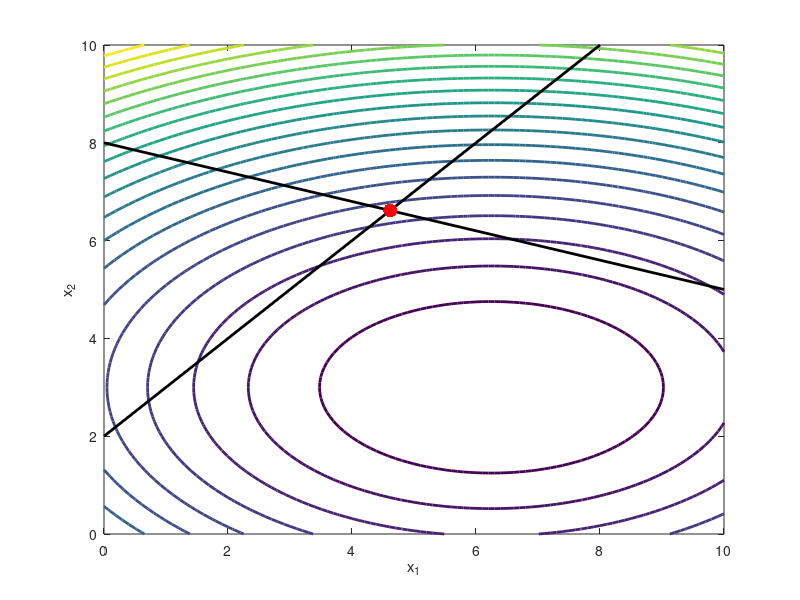

MATLAB code for this plot:
% Quadratic Programming
% This script gives an example of using the quadratic programming
% function in MATLAB

%% Example 1
% min   (0.4*x1^2) - (5*x1) + (x2^2) - (6*x2) + 50
% s.t. 
%       x2 - x1 >= 2
%       0.3*x1 + x2 >= 8
%       0 <= x1 <= 10
%       0 <= x2 <= 10

% Lower and upper bounds for the decision variables
LB = [0 0]';
UB = [10 10]';

%% Plot Objective Function, Constraints, and Solution
% Create the meshgrid and cost function plot
[x1, x2] = meshgrid(LB(1):0.1:UB(1), LB(2):0.1:UB(2));
costPlot = (0.4*x1.^2) - (5*x1) + (x2.^2) - (6*x2) + 50;

figure(1)
contour(x1, x2, costPlot, 20, 'LineWidth', 2)
xlabel('x_1'); ylabel('x_2'); zlabel('cost')
hold on
plot([0;8], [2;10], 'k', 'LineWidth', 2)
plot([0;10], [8;5], 'k', 'LineWidth', 2)

H = 2*[0.4 0; 0 1];
f = [-5 -6]';
A = [1 -1; -0.3 -1];
b = [-2 -8]';

[X, J] = quadprog(H,f,A,b,[],[],LB,UB)

plot(X(1), X(2), 'r.', 'MarkerSize', 30)